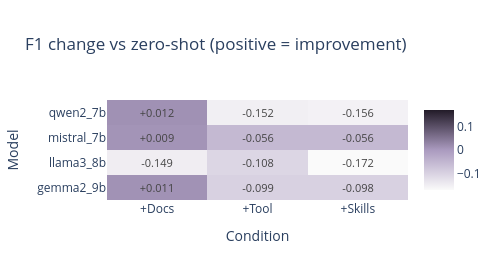

Notebook code for this chart:
### Markdown cell above
#### Degradation heatmap: Delta (condition minus zero-shot) by model and condition

A colored grid of mean F1 change relative to zero-shot (positive = improvement, negative = degradation). Useful to see at a glance which model-condition cells gain or lose; the notebook is run-agnostic.

### Code cell
# Degradation heatmap: delta = mean F1(condition) - mean F1(zero_shot) per (model, condition)
agg = df_results.groupby(["model", "condition"])["f1"].mean().unstack(fill_value=0)
agg = agg.reindex(columns=conditions, fill_value=0)
if "zero_shot" in agg.columns:
    delta = agg.subtract(agg["zero_shot"], axis=0)
    delta = delta.drop(columns=["zero_shot"], errors="ignore")
    delta.columns = [CONDITION_LABELS.get(c, c) for c in delta.columns]
    z_min, z_max = delta.values.min(), delta.values.max()
    z_abs = max(abs(z_min), abs(z_max), 0.01)
    fig_delta = go.Figure(
        data=go.Heatmap(
            z=delta.values,
            x=delta.columns.tolist(),
            y=delta.index.tolist(),
            text=[[f"{v:+.3f}" for v in row] for row in delta.values],
            texttemplate="%{text}",
            textfont=dict(size=11),
            colorscale=[[0, "#fafafa"], [0.5, "#AA9ABF"], [1, "#221B28"]],
            zmid=0,
            zmin=-z_abs,
            zmax=z_abs,
        )
    )
    fig_delta.update_layout(
        title="F1 change vs zero-shot (positive = improvement)",
        xaxis_title="Condition",
        yaxis_title="Model",
        plot_bgcolor="#fafafa",
        height=280,
        width=500,
    )
    fig_delta.show(
        renderer="svg", config=dict(toImageButtonOptions=dict(scale=300 / 96))
    )
else:
    print("No zero_shot column in aggregated F1.")

### Figure 1 — Plotly figure (JSON) as saved in the notebook; plotly's stock layout.template omitted (floating-point values rounded to 4 significant figures)
{"data": [{"colorscale": [[0, "#fafafa"], [0.5, "#AA9ABF"], [1, "#221B28"]], "text": [["+0.011", "-0.099", "-0.098"], ["-0.149", "-0.108", "-0.172"], ["+0.009", "-0.056", "-0.056"], ["+0.012", "-0.152", "-0.156"]], "textfont": {"size": 11}, "texttemplate": "%{text}", "x": ["+Docs", "+Tool", "+Skills"], "y": ["gemma2_9b", "llama3_8b", "mistral_7b", "qwen2_7b"], "z": [[0.01124, -0.09863, -0.09775], [-0.1491, -0.108, -0.1715], [0.008622, -0.05567, -0.05607], [0.01206, -0.1522, -0.156]], "zmax": 0.1715, "zmid": 0, "zmin": -0.1715, "type": "heatmap"}], "layout": {"title": {"text": "F1 change vs zero-shot (positive = improvement)"}, "xaxis": {"title": {"text": "Condition"}}, "yaxis": {"title": {"text": "Model"}}, "plot_bgcolor": "#fafafa", "height": 280, "width": 500}}
